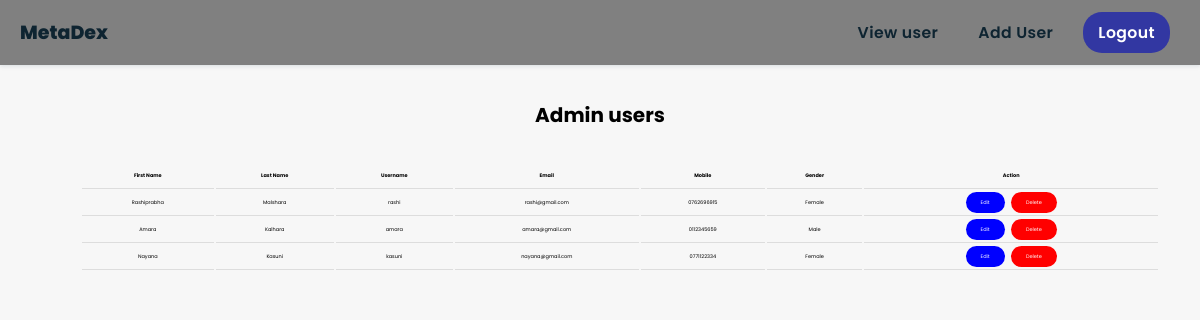
/adminDash/view.php, run on the app's committed database.
### tables this page shows
CREATE TABLE `users` (
  `user_id` int(50) NOT NULL,
  `firstname` varchar(100) NOT NULL,
  `lastname` varchar(50) NOT NULL,
  `username` varchar(100) NOT NULL,
  `email` varchar(100) NOT NULL,
  `mobile` varchar(50) NOT NULL,
  `password` varchar(50) NOT NULL,
  `gender` varchar(100) NOT NULL
);

### adminDash/view.php (the view, shortened to what this page needs)
<?php
include "config.php";
include "nav.php";
$sql = "SELECT * FROM users";
$result = $conn->query($sql);
?>
<!DOCTYPE html>
<html>
<head>
</head>
<body>
 <div class="container">
 <h1>Admin users</h1>
 <br><br>
 <div style="text-align: center;">
<table class="table" style="text-align: center;">
 <thead>
 <tr>
 <th>First Name</th>
 <th>Last Name</th>
 <th>Username</th>
 <th>Email</th>
 <th>Mobile</th>
 <th>Gender</th>
 <th>Action</th>
 </tr>
 </thead>
 <tbody>
    <?php
    if ($result->num_rows > 0) {
    while ($row = $result->fetch_assoc()) {
    ?>
    <tr>
        <td><?php echo $row['firstname']; ?></td>
        <td><?php echo $row['lastname']; ?></td>
        <td><?php echo $row['username']; ?></td>
        <td><?php echo $row['email']; ?></td>
        <td><?php echo $row['mobile']; ?></td>
        <td><?php echo $row['gender']; ?></td>
        <td><a class="btnEdit" href="update.php?id=<?php echo $row['user_id'];
        ?>">Edit</a>&nbsp;<a class="btnDelete" href="delete.php?id=<?php echo $row['user_id'];
        ?>">Delete</a>
        </td>
    </tr>
 <?php
 }
 }
 ?>
 </tbody>
</table>
</div>
</div>
</body>
</html>

### adminDash/nav.php (shortened to what this page needs)
<!DOCTYPE html>
<html lang="en">
<head>
    <link rel="stylesheet" href="style.css">
</head>
<body>
<header>
        <a href="/" class="logo">
          MetaDex</a>
        <nav class="navbar">
            <ul>
            <li><a class="" href="view.php">View user</a></li>
            <li><a href="create.php">Add User</a></li>
            <li><a href="../index.html" class="admin">Logout</a></li>
            </ul>
        </nav>
</header>
</body>
</html>

### adminDash/style.css (style rules this page uses)
* { margin: 0; padding: 0; box-sizing: border-box; transition: all 0.2s linear; }
html { font-size: 62.5%; overflow-x: hidden; scroll-behavior: smooth; }
body { background: #f7f7f7; font-family: "Poppins", sans-serif; }
html { font-size: 62.5%; overflow-x: hidden; }
header { position: fixed; top: 0; left: 0; right: 0; z-index: 0; display: flex; align-items: center; justify-content: space-between; padding: 1.7rem 10%; height: 6.5rem; background-color: #fff; box-shadow: 0 1px 4px rgba(146, 161, 176, 0.3); }
header .logo { font-size: 1.9rem; font-weight: 800; text-decoration: none; color: #0e2431; }
header .navbar ul { list-style: none; display: flex; justify-content: center; align-items: center; }
header .navbar li { margin-left: 2.5rem; }
header .navbar ul li a { font-size: 1.57rem; color: #0e2431; font-weight: 600; text-decoration: none; letter-spacing: 0.04rem; transition: 0.2s; }
header .navbar .admin { background-color: rgb(50, 55, 162); padding: 1rem 1.5rem; color: white; border-radius: 1.9rem; }
header .navbar ul li a.admin, header .navbar ul li a.admin:hover { background-color: rgb(50, 55, 162); padding: 1rem 1.5rem; color: white; border-radius: 1.9rem; }

### adminDash/nav.php (style rules this page uses)
header { display: flex; justify-content: space-between; align-items: center; padding: 1rem 2rem; background-color: gray; color: white; z-index: 1000; }
.logo { font-size: 1.5rem; text-decoration: none; color: white; }
.navbar { display: flex; justify-content: left; align-items: left; }
.navbar ul { list-style: none; padding: 0; margin: 0; display: flex; flex-direction: row; }
.navbar ul li { margin: 0 1rem; }
.navbar ul li a { text-decoration: none; color: white; padding: 0.5rem 1rem; border-radius: 5px; }

### adminDash/view.php (style rules this page uses)
body { margin-top:10rem; text-align: center; align-items: center; }
table { text-align: center; align-items: center; margin: 0rem 8rem; width: 90%; align-items: center; }
th, td { padding: 8px; text-align: center; align-items: center; border-bottom: 1px solid #DDD; font-size: 1.5rem; }
.btnEdit { background:blue; padding:0.7rem 1.5rem; border-radius:5rem; margin-right:0.5rem; color:white; }
.btnDelete { background:red; padding:0.7rem 1.5rem; border-radius:5rem; color:white; }
a { text-decoration: none; }
@media screen and (max-width: 1250px) and (min-width: 800px) { table { font-size: 1rem; } }
@media screen and (max-width: 1250px) and (min-width: 800px) { th, td { font-size: 0.5rem; } }

### data on the page
users: firstname "Rashiprabha", lastname "Malshara", username "rashi", email "rashi@gmail.com", mobile "0762696915", gender "Female"
users: firstname "Amara", lastname "Kalhara", username "amara", email "amara@gmail.com", mobile "0112345659", gender "Male"
users: firstname "Nayana", lastname "Kasuni", username "kasuni", email "nayana@gmail.com", mobile "0771122334", gender "Female"
